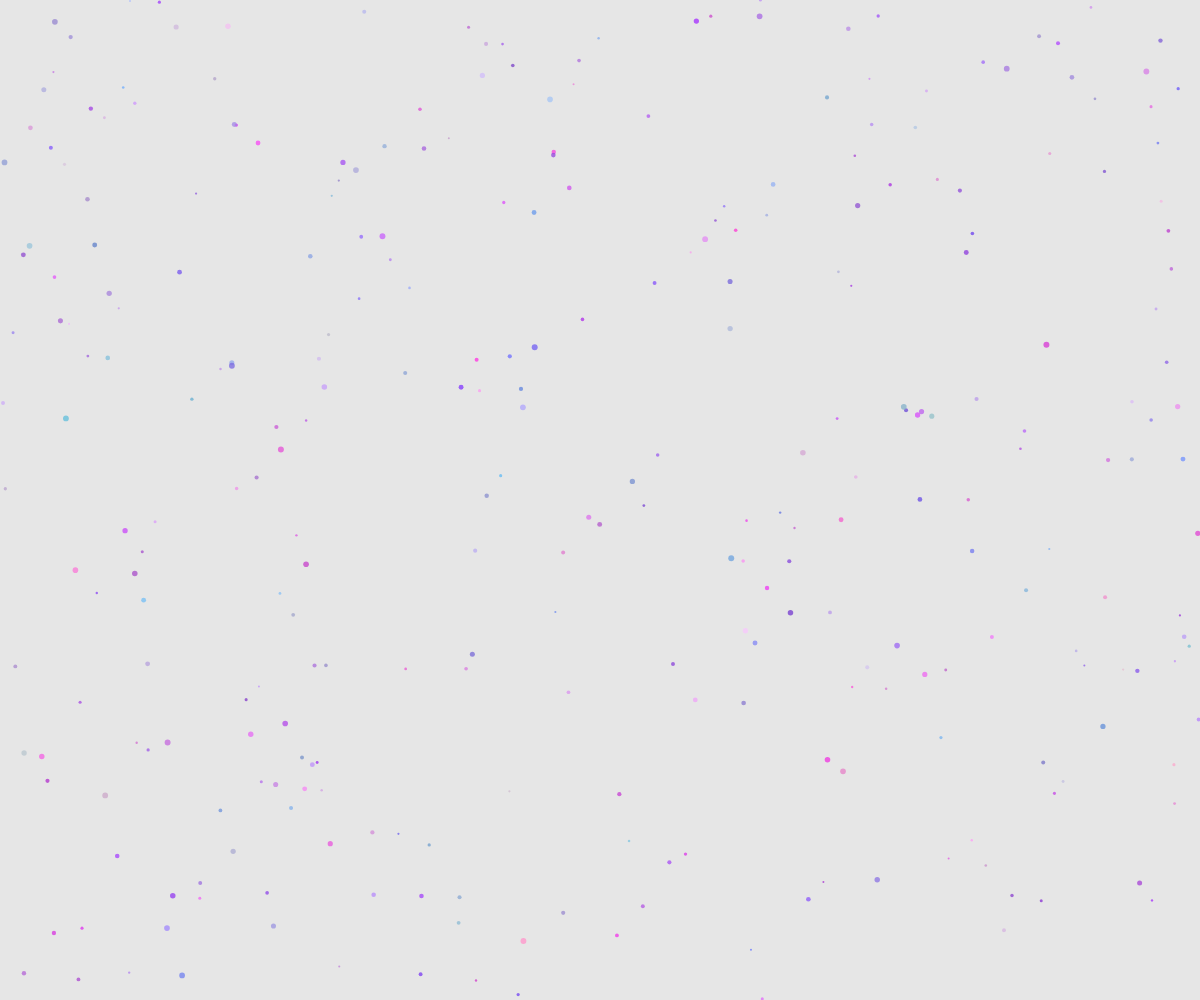
Frame 1 (no input)
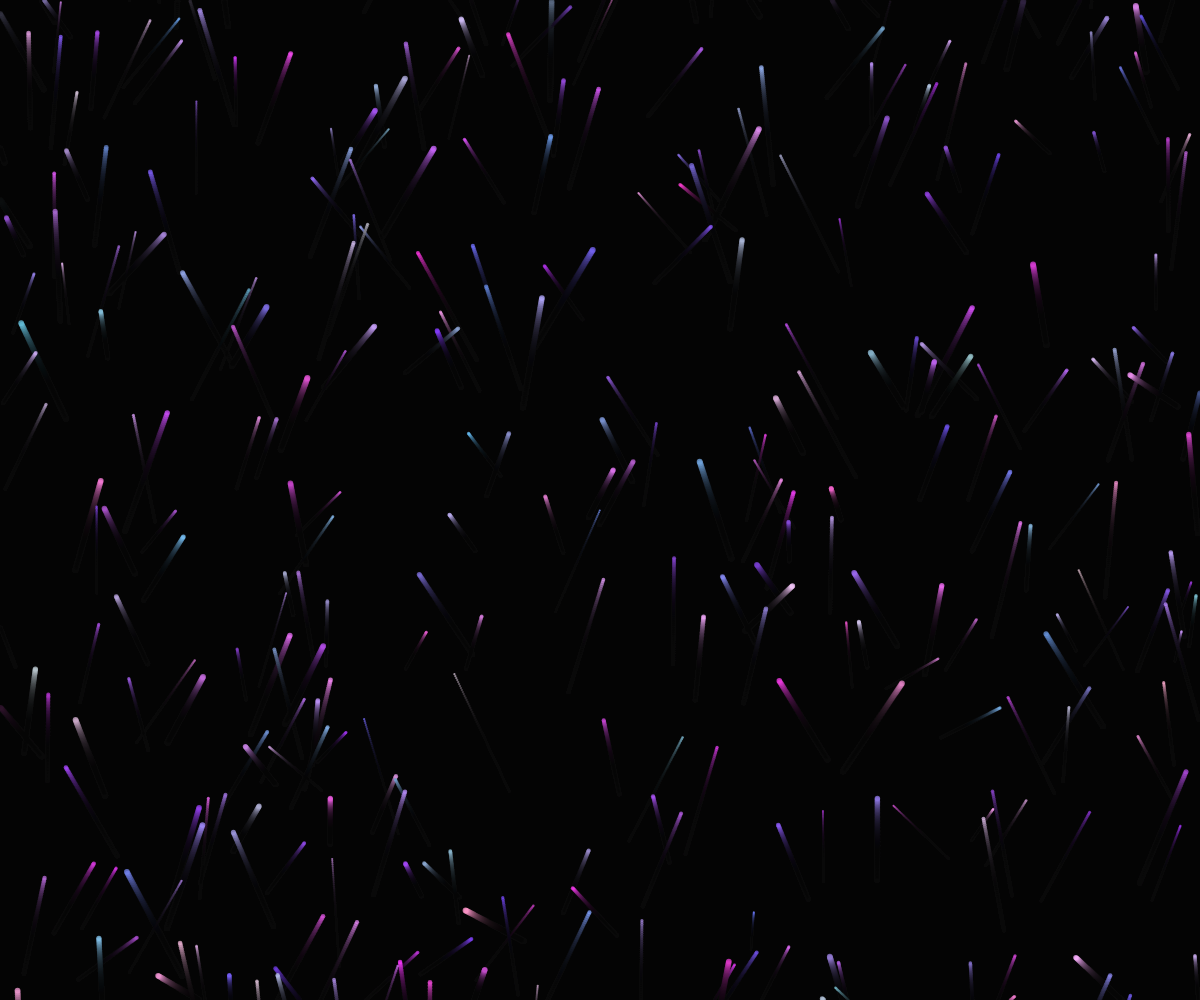
Frame 60 (no input)
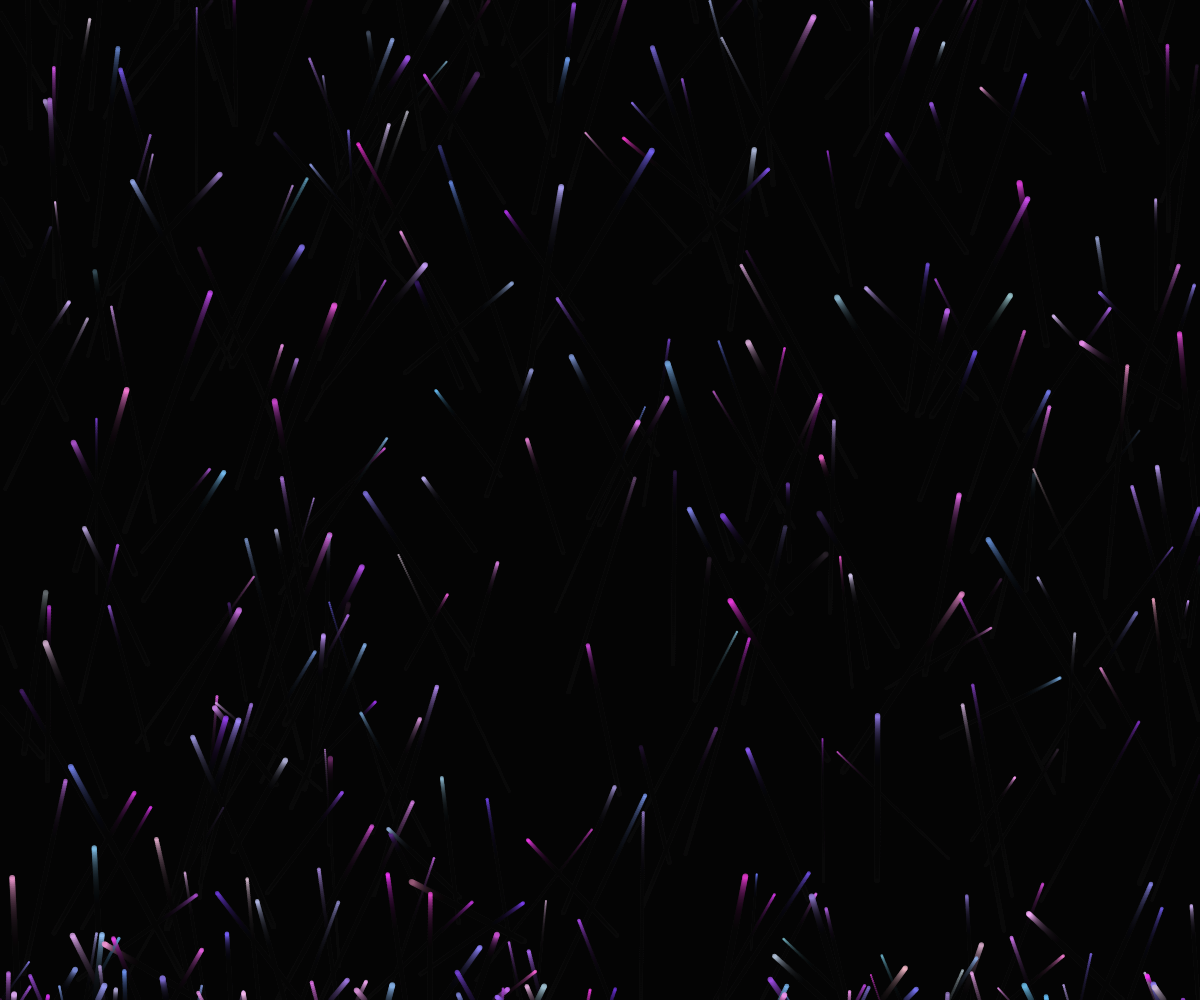
Frame 120 (the mouse pressed at the canvas centre since frame 60)

The p5.js sketch that drew these frames (run headless with seeded random() and noise() and a simulated clock; from frame 60 on, the mouse is pressed at the canvas centre):

// p5.js sketch
// ── sketch.js
let particles = [];
const COUNT = 300;

function setup() {
  createCanvas(windowWidth, windowHeight);
  for (let i = 0; i < COUNT; i++) {
    particles.push(new Particle());
  }
}

function draw() {
  background(0, 25);
  for (let p of particles) {
    p.update();
    p.show();
  }
}

function windowResized() {
  resizeCanvas(windowWidth, windowHeight);
}

class Particle {
  constructor() {
    this.reset();
  }

  reset() {
    this.x = random(width);
    this.y = random(height);
    this.vx = random(-1, 1);
    this.vy = random(-2, -0.5);
    this.size = random(2, 6);
    this.color = color(random(100, 255), random(50, 200), random(200, 255), 200);
    this.life = random(100, 300);
  }

  update() {
    this.x += this.vx;
    this.y += this.vy;
    this.life--;
    if (this.life < 0 || this.x < 0 || this.x > width || this.y < 0 || this.y > height) {
      this.reset();
      this.y = height;
    }
  }

  show() {
    noStroke();
    fill(this.color);
    ellipse(this.x, this.y, this.size);
  }
}
